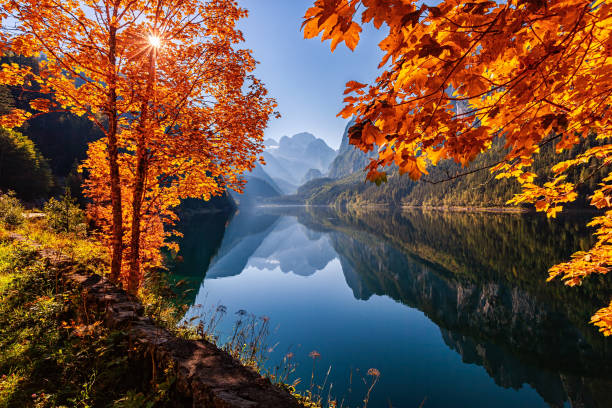
#> input picture Hafta2/Ders1/res1.jpg, 612 x 408 px
$ python pikselseviyesindemantiksalislemler6.py
#> lines starting #> are read from the running program, lines starting #| are printed output that depends on the picture
import cv2 as cv
import numpy as np

src = cv.imread("res1.jpg")
#> src is the input picture: shape (408, 612, 3); mean B, G, R 62.8, 78, 106.5
cv.imshow("Orijinal Goruntu", src)

dst5 = cv.bitwise_not(src)
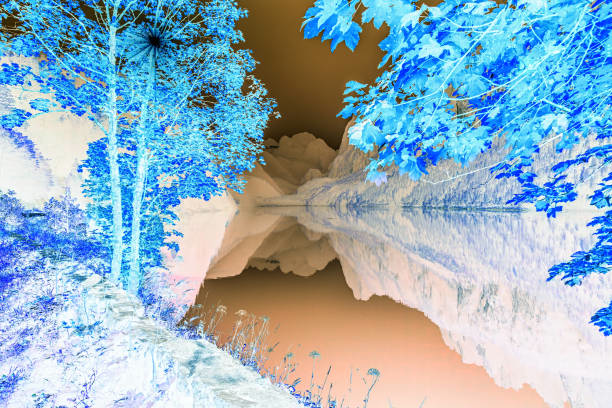
#> dst5: shape (408, 612, 3); mean B, G, R 192.2, 177, 148.5
cv.imshow("NOT Sonucu", dst5)

cv.waitKey(0)
cv.destroyAllWindows()
